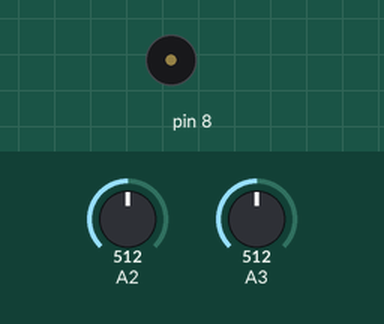
Simulated run of this sketch. Board: Arduino Uno, built with avr-gcc and run on an emulated ATmega328P. On the bench: buzzer (waves = sounding). Inputs (shaded band) come from the test bench; at power-on: A2 = 512, A3 = 512. What the sketch prints to the serial monitor is not drawn.

Above: at 1.2 s.
1.3 s: A2 set to 882
3.0 s: A2 set to 919
At 3.6 s:
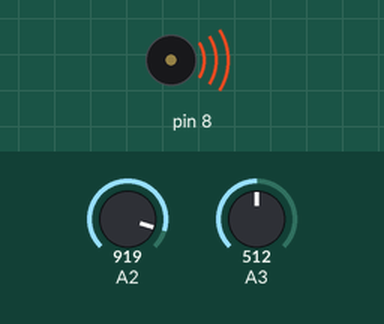
8.1 s: A2 set to 900
At 8.8 s:
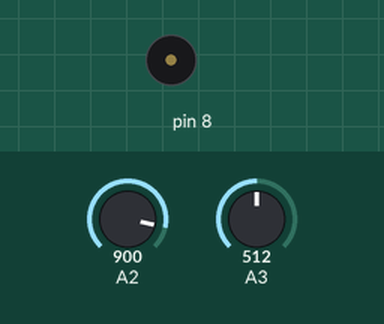
Timing chart, 0 to 10.9 s (numbered marks = the images above; inputs shaded):
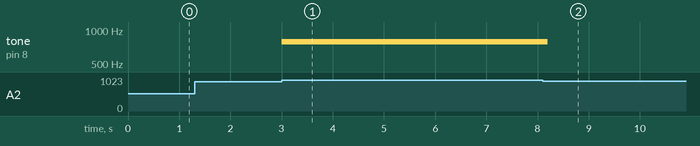

Measured:
- the behaviour switches between 900 and 901 on A2 (found by bisection; images 0 and 1)
- after the input at 1.3 s, every drawn part: stays the same
- after the input at 3.0 s, tone on pin 8: silent → 784 Hz at once
- after the input at 8.1 s, tone on pin 8: 784 Hz → silent after 0.10 s

The sketch:

week10_7_arduino_serial_joystick_x_y_to_processing.ino
```cpp
//week10_7_arduino_serial_joystick_x_y_to_processing
//修改自week10_5_arduino_serial_joystick_to_processing

void setup() {
  Serial.begin(9600);
  pinMode(2,INPUT_PULLUP);
  pinMode(8,OUTPUT);
}

void loop() {
  int x = analogRead(A2);//把搖桿的X接在A2
  int y = analogRead(A3);//把搖桿的Y接在A3
  Serial.write(x/4);//把0-1023 變成 0-255
  Serial.write(y/4);
  if(x>900) tone(8,784,100);
  if(x<100) tone(8,523,100);
  if(y>900) tone(8,659,100);
  if(y<100) tone(8,500,100);
}
```
